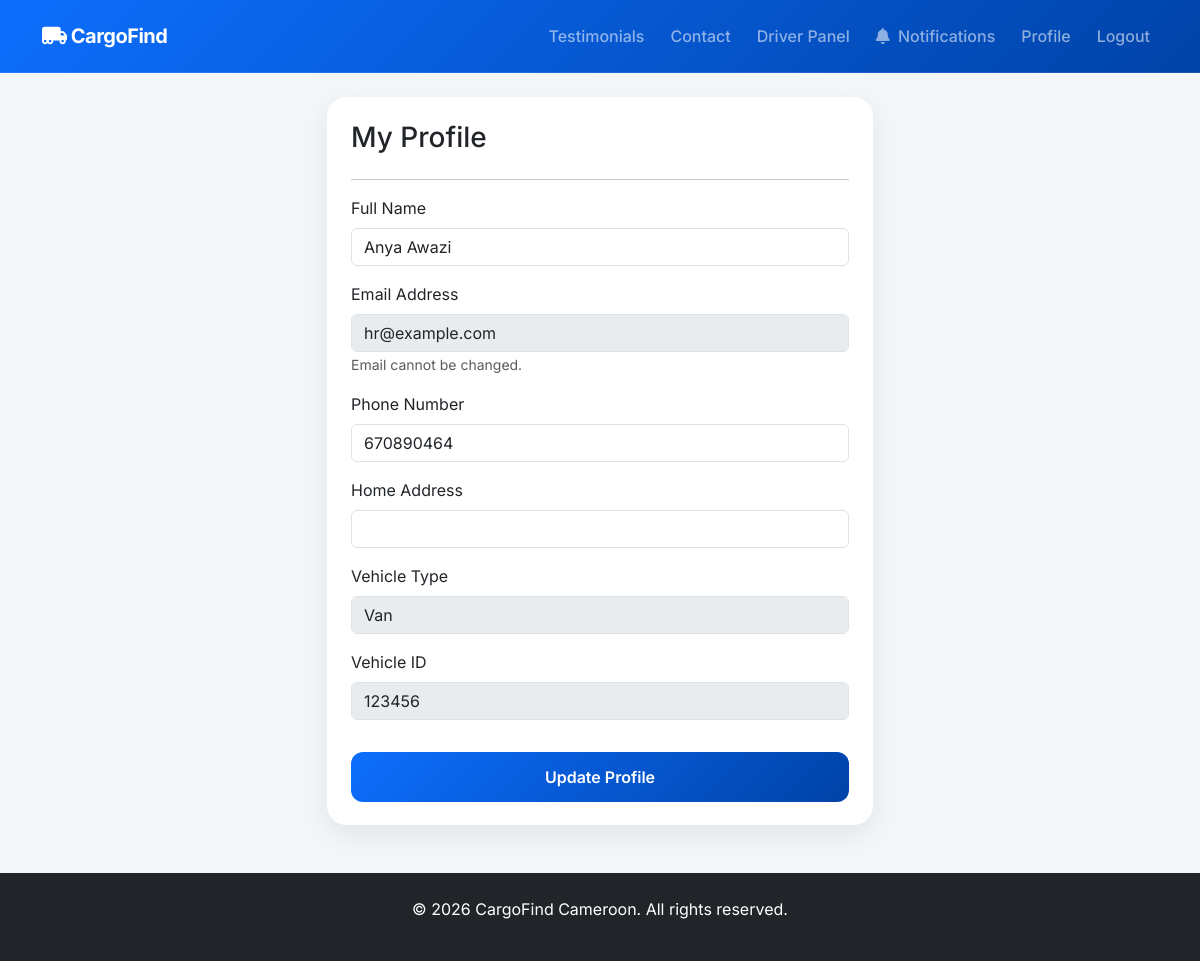
/profile (signed in), run on an earlier commit of the app's database.
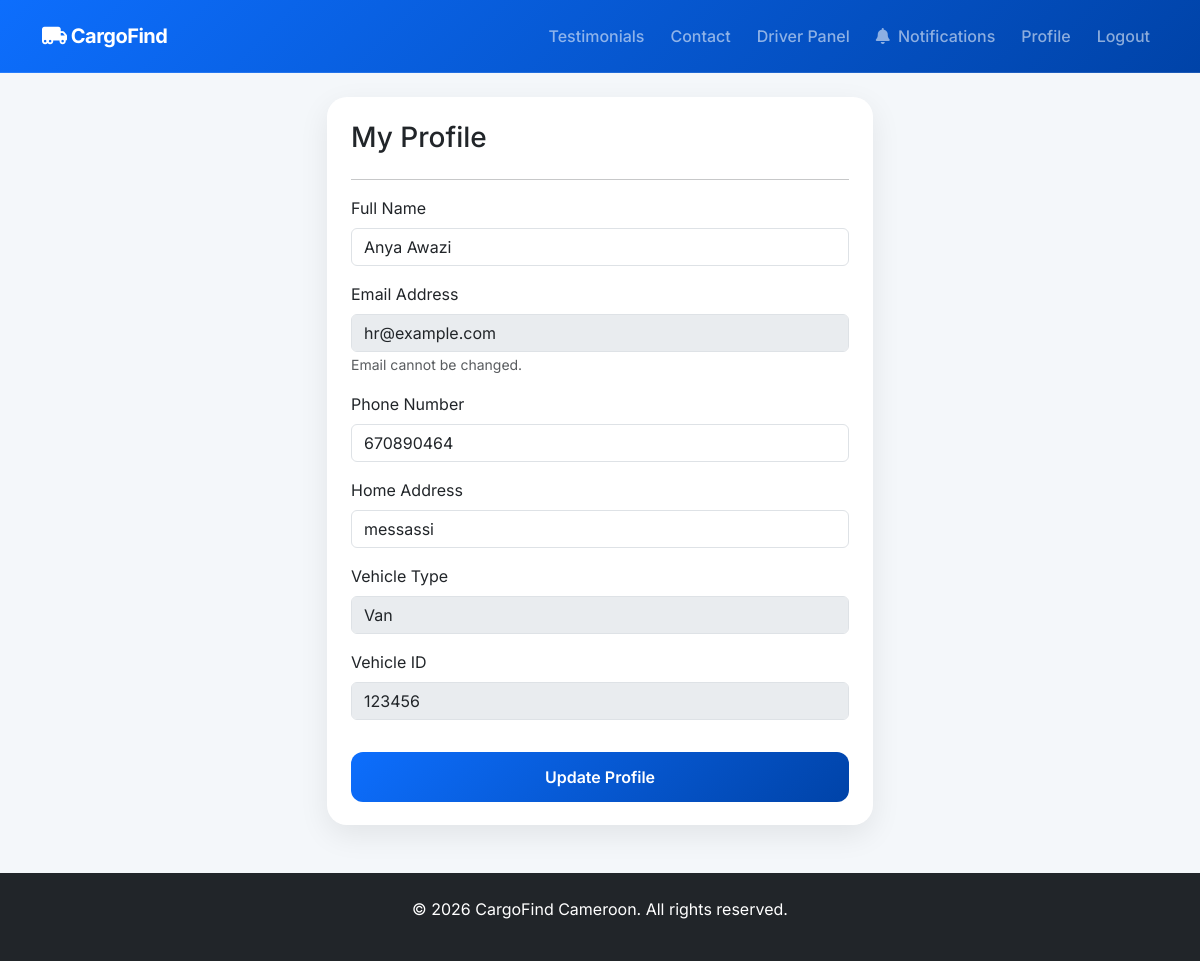
And on a later commit of the database.
### models.py (models this page shows, shortened)
class User(UserMixin, db.Model):
    id = db.Column(db.Integer, primary_key=True)
    email = db.Column(db.String(120), unique=True, nullable=False)
    phone = db.Column(db.String(20), unique=True, nullable=False)
    password_hash = db.Column(db.String(255), nullable=False)
    full_name = db.Column(db.String(100), nullable=False)
    address = db.Column(db.String(200))
    role = db.Column(db.String(20), nullable=False) # 'customer', 'driver', 'admin'
    vehicle_type = db.Column(db.String(50)) # 'car', 'van', 'truck'
    vehicle_id = db.Column(db.String(50))
    is_active = db.Column(db.Boolean, default=True)
    is_approved = db.Column(db.Boolean, default=False) # Admin approval
    current_lat = db.Column(db.Float)
    current_lng = db.Column(db.Float)
    deliveries_as_customer = db.relationship('Delivery', backref='customer', foreign_keys='Delivery.customer_id')
    deliveries_as_driver = db.relationship('Delivery', backref='driver', foreign_keys='Delivery.driver_id')
    notifications = db.relationship('Notification', backref='user', lazy=True)
    wallet = db.relationship('Wallet', backref='user', uselist=False)

### app.py (the view, shortened to what this page needs)
@app.route('/profile', methods=['GET', 'POST'])
@login_required
def profile():
    return render_template('profile.html')

### app.py (called while the page is built)
@login_manager.user_loader
def load_user(user_id):
    return User.query.get(int(user_id))

### templates/profile.html
{% extends "base.html" %}
{% block content %}
<div class="row justify-content-center animate-up">
    <div class="col-md-6">
        <div class="card p-4">
            <h3>My Profile</h3>
            <hr>
            <form method="POST">
                <div class="mb-3">
                    <label class="form-label">Full Name</label>
                    <input type="text" name="full_name" class="form-control" value="{{ current_user.full_name }}" required>
                </div>
                <div class="mb-3">
                    <label class="form-label">Email Address</label>
                    <input type="email" class="form-control" value="{{ current_user.email }}" disabled>
                    <small class="text-muted">Email cannot be changed.</small>
                </div>
                <div class="mb-3">
                    <label class="form-label">Phone Number</label>
                    <input type="tel" name="phone" class="form-control" value="{{ current_user.phone }}" required>
                </div>
                <div class="mb-3">
                    <label class="form-label">Home Address</label>
                    <input type="text" name="address" class="form-control" value="{{ current_user.address or '' }}">
                </div>
                {% if current_user.role == 'driver' %}
                <div class="mb-3">
                    <label class="form-label">Vehicle Type</label>
                    <input type="text" class="form-control" value="{{ current_user.vehicle_type | capitalize }}" disabled>
                </div>
                <div class="mb-3">
                    <label class="form-label">Vehicle ID</label>
                    <input type="text" class="form-control" value="{{ current_user.vehicle_id }}" disabled>
                </div>
                {% endif %}
                <button type="submit" class="btn btn-primary w-100 mt-3">Update Profile</button>
            </form>
        </div>
    </div>
</div>
{% endblock %}

What changed in the data, as far as the page shows it:
changed User "Anya Awazi": address (not shown) → "messassi"
